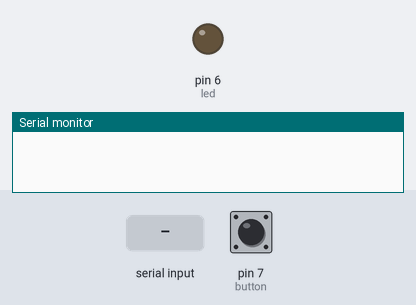
This sketch was run on a simulated Arduino Uno, built with avr-gcc and run on an emulated ATmega328P. Shown: output pins drawn as LEDs (lit = HIGH), the last lines printed to the serial monitor. The test bench sets the inputs (shaded band); at power-on: pin 7 (button) HIGH. No radio packets arrive unless stated.

Above: at 1.2 s.
1.3 s: "1\n" received over Serial
At 2.0 s:
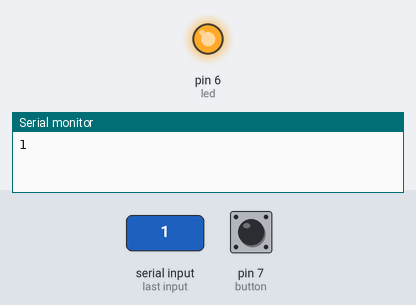
Timing chart, 0 to 4.3 s (numbered marks = the images above; inputs shaded):
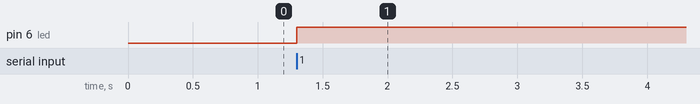

Measured:
- after the input at 1.3 s, pin 6 (led): LOW → HIGH at once

The sketch:

sender.ino
```cpp
//NRF send
#include <SPI.h>
#include <nRF24L01.h>
#include <RF24.h>
#include <string.h>

// Use the appropriate pins for your setup
RF24 radio(9, 8);  // CE, CSN
int button = 7;
int led = 6;

const byte address[6] = "00001";
String str = "";  // To read state of serial data from HC05 module
int cnt = 0;

void setup() {
  Serial.begin(9600);  // Default communication rate of the Bluetooth module
  radio.begin();
  radio.openWritingPipe(address);
  radio.stopListening();
  pinMode(button, INPUT_PULLUP);
  pinMode(led, OUTPUT);
}

void loop() {

  if (Serial.available() > 0) {  // Checks whether data is coming from the serial port
    cnt++;
    char receivedChar = Serial.read();  // Reads the data from the serial port

    if (receivedChar == '\n') {  // Check for the newline character to indicate the end of the string
      Serial.println(str);       // Print the received string

      // Send data via RF
      int state = digitalRead(button);
      if (state == 0) {
        digitalWrite(led, LOW);
      } else {

        digitalWrite(led, HIGH);
        char dataToSend[32];  // Adjust the size based on your data size
        str.toCharArray(dataToSend, sizeof(dataToSend));
        radio.write(&dataToSend, sizeof(dataToSend));


      }


      str = "";  // Clear the string for the next data
    } else {
      str += receivedChar;  // Append the character to the string
    }
  }
  // delay(100);
}
```
